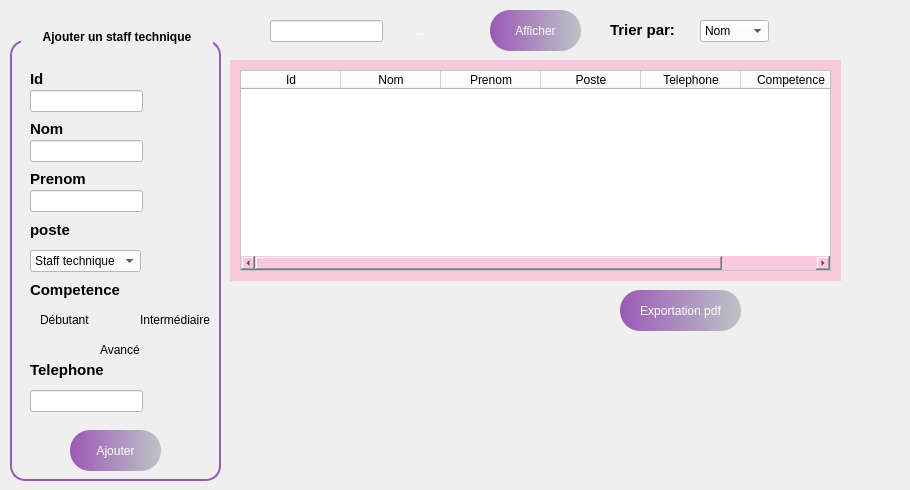
      <widget class="QWidget" name="tab">
       <attribute name="title">
        <string>Acceuil</string>
       </attribute>
       <widget class="QGroupBox" name="groupBox">
        <property name="geometry">
         <rect>
          <x>10</x>
          <y>20</y>
          <width>211</width>
          <height>461</height>
         </rect>
        </property>
        <property name="styleSheet">
         <string notr="true">QGroupBox {
    border: 2px solid #9B59B6;
    border-radius: 15px;
    margin-top: 20px;
    background: qlineargradient(spread:pad,
                                x1:0, y1:0,
                                x2:1, y2:0,
                                stop:0 #9B59B6,
                                stop:1 #BDC3C7);
    color: white;
    font-weight: bold;
    padding: 15px;
}

QGroupBox::title {
    subcontrol-origin: margin;
    subcontrol-position: top centre; 
    padding: 10px 20px; 
    border-radius: 15px; 
    background: qlineargradient(spread:pad,
                                x1:0, y1:0,
                                x2:1, y2:0,
                                stop:0 #9B59B6,
                                stop:1 #BDC3C7);
    color: black; 
    font-size: 20px; 
    font-weight: bold;

}
</string>
        </property>
        <property name="title">
         <string>Ajouter un staff technique</string>
        </property>
        <widget class="QLabel" name="label_5">
         <property name="geometry">
          <rect>
           <x>20</x>
           <y>100</y>
           <width>49</width>
           <height>16</height>
          </rect>
         </property>
         <property name="styleSheet">
          <string notr="true"> background: transparent;</string>
         </property>
         <property name="text">
          <string>&lt;html&gt;&lt;head/&gt;&lt;body&gt;&lt;p&gt;&lt;span style=&quot; font-size:11pt; font-weight:700; color:#000000;&quot;&gt;Nom&lt;/span&gt;&lt;/p&gt;&lt;/body&gt;&lt;/html&gt;</string>
         </property>
        </widget>
        <widget class="QLabel" name="label_6">
         <property name="geometry">
          <rect>
           <x>20</x>
           <y>150</y>
           <width>71</width>
           <height>16</height>
          </rect>
         </property>
         <property name="styleSheet">
          <string notr="true"> background: transparent;</string>
         </property>
         <property name="text">
          <string>&lt;html&gt;&lt;head/&gt;&lt;body&gt;&lt;p&gt;&lt;span style=&quot; font-size:11pt; font-weight:700; color:#000000;&quot;&gt;Prenom&lt;/span&gt;&lt;/p&gt;&lt;/body&gt;&lt;/html&gt;</string>
         </property>
        </widget>
        <widget class="QLabel" name="label_7">
         <property name="geometry">
          <rect>
           <x>20</x>
           <y>200</y>
           <width>49</width>
           <height>21</height>
          </rect>
         </property>
         <property name="styleSheet">
          <string notr="true"> background: transparent;</string>
         </property>
         <property name="text">
          <string>&lt;html&gt;&lt;head/&gt;&lt;body&gt;&lt;p&gt;&lt;span style=&quot; font-size:11pt; font-weight:700; color:#000000;&quot;&gt;poste&lt;/span&gt;&lt;/p&gt;&lt;/body&gt;&lt;/html&gt;</string>
         </property>
        </widget>
        <widget class="QLabel" name="label_8">
         <property name="geometry">
          <rect>
           <x>20</x>
           <y>340</y>
           <width>81</width>
           <height>21</height>
          </rect>
         </property>
         <property name="styleSheet">
          <string notr="true"> background: transparent;</string>
         </property>
         <property name="text">
          <string>&lt;html&gt;&lt;head/&gt;&lt;body&gt;&lt;p&gt;&lt;span style=&quot; font-size:11pt; font-weight:700; color:#000000;&quot;&gt;Telephone&lt;/span&gt;&lt;/p&gt;&lt;/body&gt;&lt;/html&gt;</string>
         </property>
        </widget>
        <widget class="QLabel" name="label_9">
         <property name="geometry">
          <rect>
           <x>20</x>
           <y>260</y>
           <width>91</width>
           <height>21</height>
          </rect>
         </property>
         <property name="styleSheet">
          <string notr="true"> background: transparent;</string>
         </property>
         <property name="text">
          <string>&lt;html&gt;&lt;head/&gt;&lt;body&gt;&lt;p&gt;&lt;span style=&quot; font-size:11pt; font-weight:700; color:#000000;&quot;&gt;Competence&lt;/span&gt;&lt;/p&gt;&lt;/body&gt;&lt;/html&gt;</string>
         </property>
        </widget>
        <widget class="QLineEdit" name="lineEdit_3">
         <property name="geometry">
          <rect>
           <x>20</x>
           <y>70</y>
           <width>113</width>
           <height>22</height>
          </rect>
         </property>
         <property name="styleSheet">
          <string notr="true">background-color: rgb(255, 255, 255);</string>
         </property>
        </widget>
        <widget class="QLineEdit" name="lineEdit_4">
         <property name="geometry">
          <rect>
           <x>20</x>
           <y>120</y>
           <width>113</width>
           <height>22</height>
          </rect>
         </property>
         <property name="styleSheet">
          <string notr="true">background-color: rgb(255, 255, 255);</string>
         </property>
        </widget>
        <widget class="QLineEdit" name="lineEdit_5">
         <property name="geometry">
          <rect>
           <x>20</x>
           <y>370</y>
           <width>113</width>
           <height>22</height>
          </rect>
         </property>
         <property name="styleSheet">
          <string notr="true">background-color: rgb(255, 255, 255);</string>
         </property>
        </widget>
        <widget class="QLineEdit" name="lineEdit_6">
         <property name="geometry">
          <rect>
           <x>20</x>
           <y>170</y>
           <width>113</width>
           <height>22</height>
          </rect>
         </property>
         <property name="styleSheet">
          <string notr="true">background-color: rgb(255, 255, 255);</string>
         </property>
        </widget>
        <widget class="QLabel" name="label">
         <property name="geometry">
          <rect>
           <x>20</x>
           <y>50</y>
           <width>49</width>
           <height>16</height>
          </rect>
         </property>
         <property name="styleSheet">
          <string notr="true"> background: transparent;</string>
         </property>
         <property name="text">
          <string>&lt;html&gt;&lt;head/&gt;&lt;body&gt;&lt;p&gt;&lt;span style=&quot; font-size:11pt; font-weight:700; color:#000000;&quot;&gt;Id&lt;/span&gt;&lt;/p&gt;&lt;/body&gt;&lt;/html&gt;</string>
         </property>
        </widget>
        <widget class="QComboBox" name="comboBox_2">
         <property name="geometry">
          <rect>
           <x>20</x>
           <y>230</y>
           <width>111</width>
           <height>22</height>
          </rect>
         </property>
         <property name="styleSheet">
          <string notr="true">background-color: rgb(255, 255, 255);</string>
         </property>
         <item>
          <property name="text">
           <string>Staff technique</string>
          </property>
         </item>
         <item>
          <property name="text">
           <string>Client</string>
          </property>
         </item>
         <item>
          <property name="text">
           <string>Materiel</string>
          </property>
         </item>
         <item>
          <property name="text">
           <string>Projet</string>
          </property>
         </item>
         <item>
          <property name="text">
           <string>Sponsor</string>
          </property>
         </item>
         <item>
          <property name="text">
           <string>Createur</string>
          </property>
         </item>
        </widget>
        <widget class="QRadioButton" name="radioButton">
         <property name="geometry">
          <rect>
           <x>10</x>
           <y>290</y>
           <width>89</width>
           <height>20</height>
          </rect>
         </property>
         <property name="styleSheet">
          <string notr="true"> background: transparent;
</string>
         </property>
         <property name="text">
          <string>Débutant</string>
         </property>
        </widget>
        <widget class="QRadioButton" name="radioButton_2">
         <property name="geometry">
          <rect>
           <x>110</x>
           <y>290</y>
           <width>91</width>
           <height>20</height>
          </rect>
         </property>
         <property name="styleSheet">
          <string notr="true"> background: transparent;</string>
         </property>
         <property name="text">
          <string>Intermédiaire</string>
         </property>
        </widget>
        <widget class="QRadioButton" name="radioButton_3">
         <property name="geometry">
          <rect>
           <x>70</x>
           <y>320</y>
           <width>89</width>
           <height>20</height>
          </rect>
         </property>
         <property name="styleSheet">
          <string notr="true"> background: transparent;</string>
         </property>
         <property name="text">
          <string>Avancé</string>
         </property>
        </widget>
        <widget class="QToolButton" name="toolButton_9">
         <property name="geometry">
          <rect>
           <x>60</x>
           <y>410</y>
           <width>91</width>
           <height>41</height>
          </rect>
         </property>
         <property name="styleSheet">
          <string notr="true">QToolButton { border: none; border-radius: 20px; color: white; padding: 1px; background: qlineargradient(spread:pad, x1:0, y1:0, x2:1, y2:0, stop:0 #9B59B6, stop:1 #BDC3C7); } QToolButton:hover { background: qlineargradient(spread:pad, x1:0, y1:0, x2:1, y2:0, stop:0 #BDC3C7, stop:1 #F8C8DC);}</string>
         </property>
         <property name="text">
          <string>Ajouter</string>
         </property>
        </widget>
       </widget>
       <widget class="QLineEdit" name="lineEdit_7">
        <property name="geometry">
         <rect>
          <x>270</x>
          <y>20</y>
          <width>113</width>
          <height>22</height>
         </rect>
        </property>
        <property name="styleSheet">
         <string notr="true">background-color: rgb(255, 255, 255);</string>
        </property>
        <property name="text">
         <string/>
        </property>
       </widget>
       <widget class="QLabel" name="label_11">
        <property name="geometry">
         <rect>
          <x>610</x>
          <y>20</y>
          <width>71</width>
          <height>21</height>
         </rect>
        </property>
        <property name="text">
         <string>&lt;html&gt;&lt;head/&gt;&lt;body&gt;&lt;p&gt;&lt;span style=&quot; font-size:11pt; font-weight:700; color:#000000;&quot;&gt;Trier par:&lt;/span&gt;&lt;/p&gt;&lt;/body&gt;&lt;/html&gt;</string>
        </property>
       </widget>
       <widget class="QComboBox" name="comboBox">
        <property name="geometry">
         <rect>
          <x>700</x>
          <y>20</y>
          <width>69</width>
          <height>22</height>
         </rect>
        </property>
        <property name="styleSheet">
         <string notr="true">background-color: rgb(255, 255, 255);</string>
        </property>
        <item>
         <property name="text">
          <string>Nom</string>
         </property>
        </item>
        <item>
         <property name="text">
          <string>Poste</string>
         </property>
        </item>
        <item>
         <property name="text">
          <string>Competence</string>
         </property>
        </item>
       </widget>
       <widget class="QWidget" name="widget_2" native="true">
        <property name="geometry">
         <rect>
          <x>230</x>
          <y>60</y>
          <width>611</width>
          <height>221</height>
         </rect>
        </property>
        <property name="styleSheet">
         <string notr="true">background-color: rgb(248, 200, 220);</string>
        </property>
        <widget class="QTableWidget" name="tableWidget">
         <property name="geometry">
          <rect>
           <x>10</x>
           <y>10</y>
           <width>591</width>
           <height>201</height>
          </rect>
         </property>
         <property name="styleSheet">
          <string notr="true">background-color: rgb(255, 255, 255);</string>
         </property>
         <column>
          <property name="text">
           <string>Id</string>
          </property>
         </column>
         <column>
          <property name="text">
           <string>Nom</string>
          </property>
         </column>
         <column>
          <property name="text">
           <string>Prenom</string>
          </property>
         </column>
         <column>
          <property name="text">
           <string>Poste</string>
          </property>
         </column>
         <column>
          <property name="text">
           <string>Telephone</string>
          </property>
         </column>
         <column>
          <property name="text">
           <string>Competence</string>
          </property>
         </column>
        </widget>
       </widget>
       <widget class="QToolButton" name="toolButton_10">
        <property name="geometry">
         <rect>
          <x>490</x>
          <y>10</y>
          <width>91</width>
          <height>41</height>
         </rect>
        </property>
        <property name="styleSheet">
         <string notr="true">QToolButton { border: none; border-radius: 20px; color: white; padding: 1px; background: qlineargradient(spread:pad, x1:0, y1:0, x2:1, y2:0, stop:0 #9B59B6, stop:1 #BDC3C7); } QToolButton:hover { background: qlineargradient(spread:pad, x1:0, y1:0, x2:1, y2:0, stop:0 #BDC3C7, stop:1 #F8C8DC);}</string>
        </property>
        <property name="text">
         <string>Afficher</string>
        </property>
       </widget>
       <widget class="QToolButton" name="toolButton_11">
        <property name="geometry">
         <rect>
          <x>620</x>
          <y>290</y>
          <width>121</width>
          <height>41</height>
         </rect>
        </property>
        <property name="styleSheet">
         <string notr="true">QToolButton { border: none; border-radius: 20px; color: white; padding: 1px; background: qlineargradient(spread:pad, x1:0, y1:0, x2:1, y2:0, stop:0 #9B59B6, stop:1 #BDC3C7); } QToolButton:hover { background: qlineargradient(spread:pad, x1:0, y1:0, x2:1, y2:0, stop:0 #BDC3C7, stop:1 #F8C8DC);}</string>
        </property>
        <property name="text">
         <string>Exportation pdf</string>
        </property>
       </widget>
       <widget class="QToolButton" name="toolButton_12">
        <property name="geometry">
         <rect>
          <x>850</x>
          <y>170</y>
          <width>51</width>
          <height>41</height>
         </rect>
        </property>
        <property name="styleSheet">
         <string notr="true">QToolButton {
    border: none;
    border-radius: 20px;
    color: white;
    padding: 5px;
    background: qlineargradient(spread:pad,
                                x1:0, y1:0,
                                x2:1, y2:0,
                                stop:0 #F8C8DC,
                                stop:1 #BDC3C7);
    font-weight: bold;
}

QToolButton:hover {
    background: qlineargradient(spread:pad,
                                x1:0, y1:0,
                                x2:1, y2:0,
                                stop:0 #BDC3C7,
                                stop:1 #F8C8DC);
    color: black;
}
</string>
        </property>
        <property name="text">
         <string/>
        </property>
        <property name="icon">
         <iconset theme="QIcon::ThemeIcon::EditDelete"/>
        </property>
        <property name="iconSize">
         <size>
          <width>30</width>
          <height>30</height>
         </size>
        </property>
       </widget>
       <widget class="QToolButton" name="toolButton_14">
        <property name="geometry">
         <rect>
          <x>850</x>
          <y>110</y>
          <width>51</width>
          <height>41</height>
         </rect>
        </property>
        <property name="styleSheet">
         <string notr="true">QToolButton {
    border: none;
    border-radius: 20px;
    color: white;
    padding: 5px;
    background: qlineargradient(spread:pad,
                                x1:0, y1:0,
                                x2:1, y2:0,
                                stop:0 #F8C8DC,
                                stop:1 #BDC3C7);
    font-weight: bold;
}

QToolButton:hover {
    background: qlineargradient(spread:pad,
                                x1:0, y1:0,
                                x2:1, y2:0,
                                stop:0 #BDC3C7,
                                stop:1 #F8C8DC);
    color: black;
}
</string>
        </property>
        <property name="text">
         <string/>
        </property>
        <property name="icon">
         <iconset theme="QIcon::ThemeIcon::MailMessageNew"/>
        </property>
        <property name="iconSize">
         <size>
          <width>30</width>
          <height>30</height>
         </size>
        </property>
       </widget>
       <widget class="QToolButton" name="toolButton_15">
        <property name="geometry">
         <rect>
          <x>400</x>
          <y>10</y>
          <width>41</width>
          <height>41</height>
         </rect>
        </property>
        <property name="styleSheet">
         <string notr="true">QToolButton {
    border: none;
    border-radius: 20px;
    color: white;
    padding: 5px;
    background: qlineargradient(spread:pad,
                                x1:0, y1:0,
                                x2:1, y2:0,
                                stop:0 #F8C8DC,
                                stop:1 #BDC3C7);
    font-weight: bold;
}

QToolButton:hover {
    background: qlineargradient(spread:pad,
                                x1:0, y1:0,
                                x2:1, y2:0,
                                stop:0 #BDC3C7,
                                stop:1 #F8C8DC);
    color: black;
}
</string>
        </property>
        <property name="text">
         <string>...</string>
        </property>
        <property name="icon">
         <iconset theme="QIcon::ThemeIcon::SystemSearch"/>
        </property>
        <property name="iconSize">
         <size>
          <width>30</width>
          <height>30</height>
         </size>
        </property>
       </widget>
      </widget>
